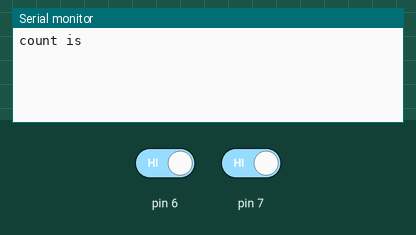
Bench run of a sketch on a simulated Arduino Uno, built with avr-gcc and run on an emulated ATmega328P. Parts: the last lines printed to the serial monitor. The test bench sets the inputs (shaded band); at power-on: pin 6 HIGH, pin 7 HIGH.

Above: at 1.2 s.
1.3 s: pin 6 driven LOW
At 2.4 s:
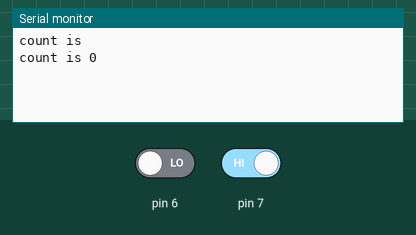
2.8 s: pin 7 driven LOW
At 3.5 s:
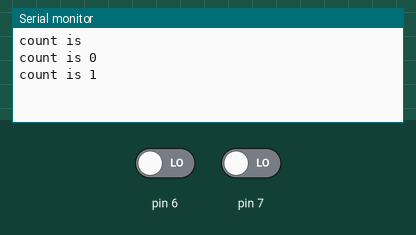

Measured:
- after the input at 1.3 s, the serial monitor: prints a new line at once (image 1)
- after the input at 2.8 s, the serial monitor: prints a new line at once (image 2)

The sketch:

govind_visitor_count.ino
```cpp
int oldp;
int oldq;
int count;
void setup() {
  // put your setup code here, to run once:
  Serial.begin(9600);
  pinMode(6, INPUT);
  pinMode(7, INPUT);

  Serial.println("count is");
}

void loop() {
  // put your main code here, to run repeatedly:
  int p = digitalRead(6);

  int q = digitalRead(7);
  if (p == 0 && oldp == 1) {
    Serial.println("count is "+ String(count++));
  }
  if (q == 0 && oldq == 1) {
    Serial.println("count is "+String(count--));
  }
  oldp = p;
  oldq = q;
}
```
